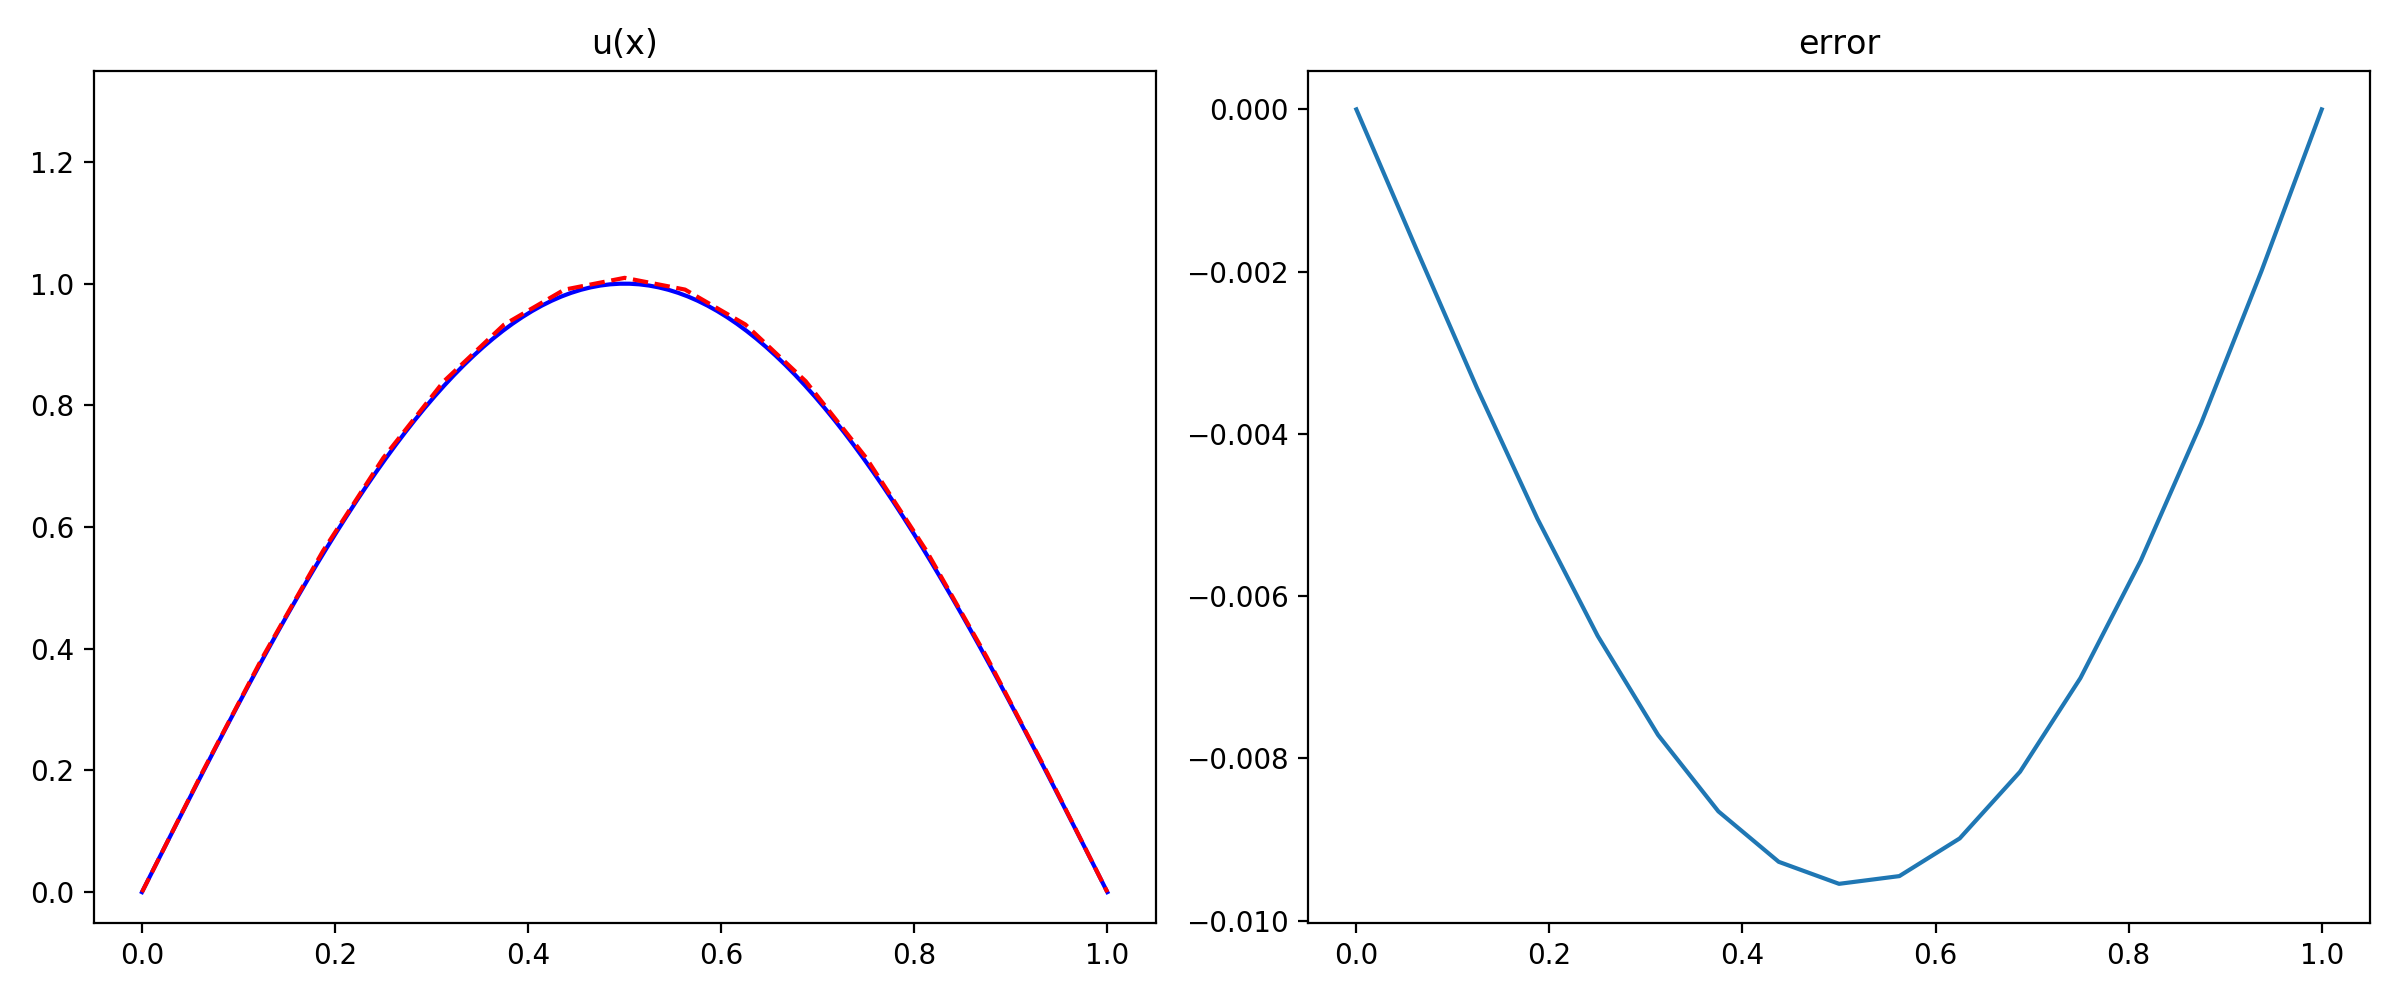

Write the Python code that produced this figure.
#!/usr/bin/python
# -*- coding:utf-8 -*-
# @author  : East
# @time    : 2019/7/12 17:45
# @file    : 01.1d_laplace.py
# @project : fempy
# software : PyCharm

import numpy as np
import matplotlib.pyplot as plt
from fempy.mesh import Mesh1D
from fempy.fem1d import FEM1D

r"""
A simple example of 1D Laplace equation. 

.. math::
    \begin{cases}
    \nabla^2 u = \pi^2 \sin(\pi x) \\
    u(0) = u(1) = 0
    \end{cases}

and the exact solution is :math:`u = \sin(\pi x)`.
"""

__test_name__ = '01.1d_laplace'


def f(x):
    return np.pi ** 2 * np.sin(np.pi * x)


def u_true(x):
    return np.sin(np.pi * x)


def variation(basis_v, basis_g, gauss_p, gauss_w):
    f_v = f(*gauss_p.T)
    f_elem = np.dot(f_v * gauss_w, basis_v)
    a_elem = np.dot(basis_g.T, basis_g) * np.sum(gauss_w)
    return a_elem, f_elem


mesh = Mesh1D('linspace', (0, 1, 17))

fem = FEM1D(variation, mesh)
fem.run()

u_error_l2 = fem.error_l2(u_true)

# print('> Matrix A=\n', fem.a_mat)
# print('> Matrix F=\n', fem.f_lst)
print('> Solution U=\n', fem.u_lst)
print('> L2Error =', fem.error_l2(u_true))

fem.save_data(file_name='01.1d_laplace', form='npy')

# plt.style.use('grayscale')
fig = plt.figure(figsize=(12, 5))
ax0 = plt.subplot(1, 2, 1)
plt.title('u(x)')
plt.xlim(-0.05, 1.05)
plt.ylim(-0.05, 1.35)
plt.plot(np.linspace(0, 1, 100), np.sin(np.pi * np.linspace(0, 1, 100)), color='b', linestyle='-')
plt.plot(fem.mesh.points, fem.u_lst, color='r', linestyle='--')
ax1 = plt.subplot(1, 2, 2)
plt.title('error')
plt.plot(fem.mesh.points, np.sin(np.pi * fem.mesh.points) - fem.u_lst)
plt.tight_layout()

plt.savefig(__test_name__ + '.png', dpi=200)
